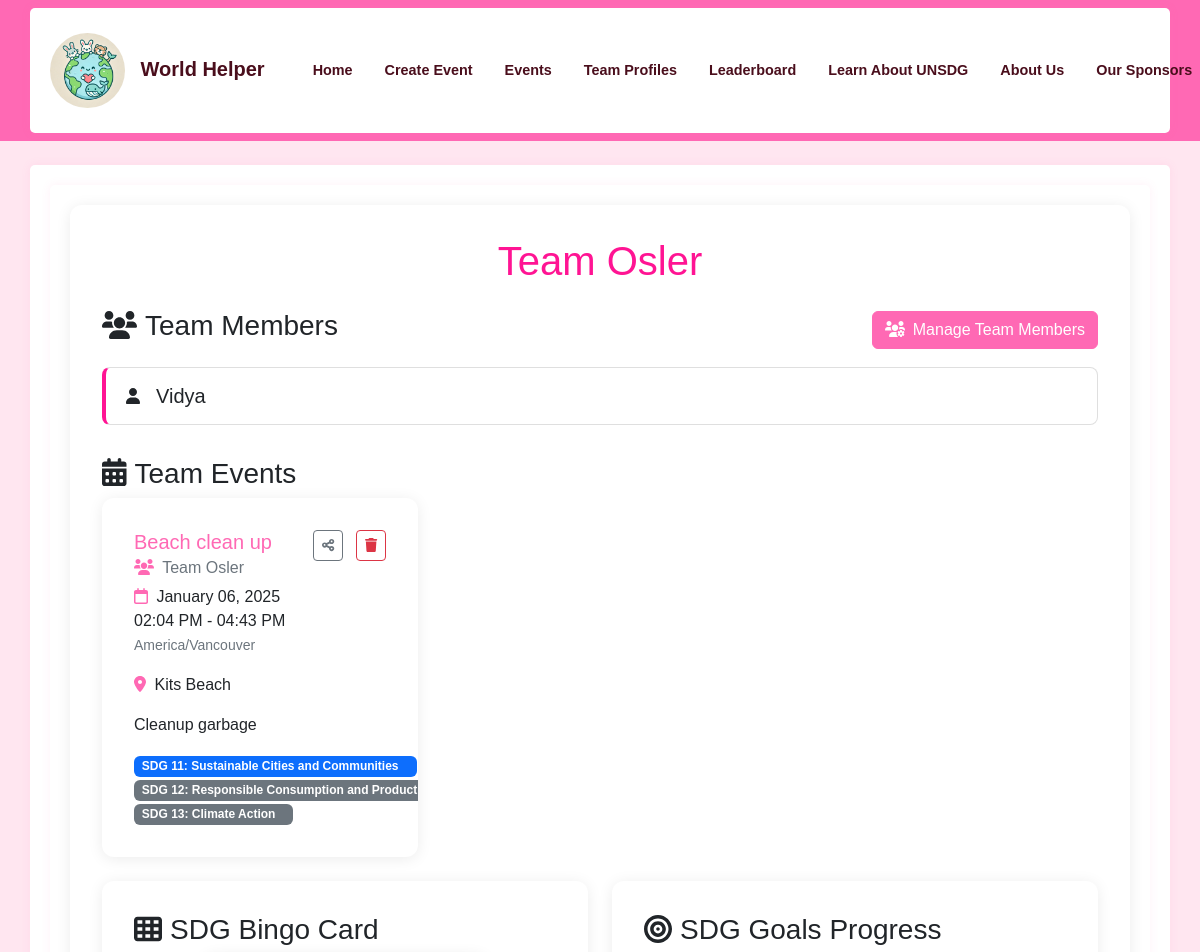
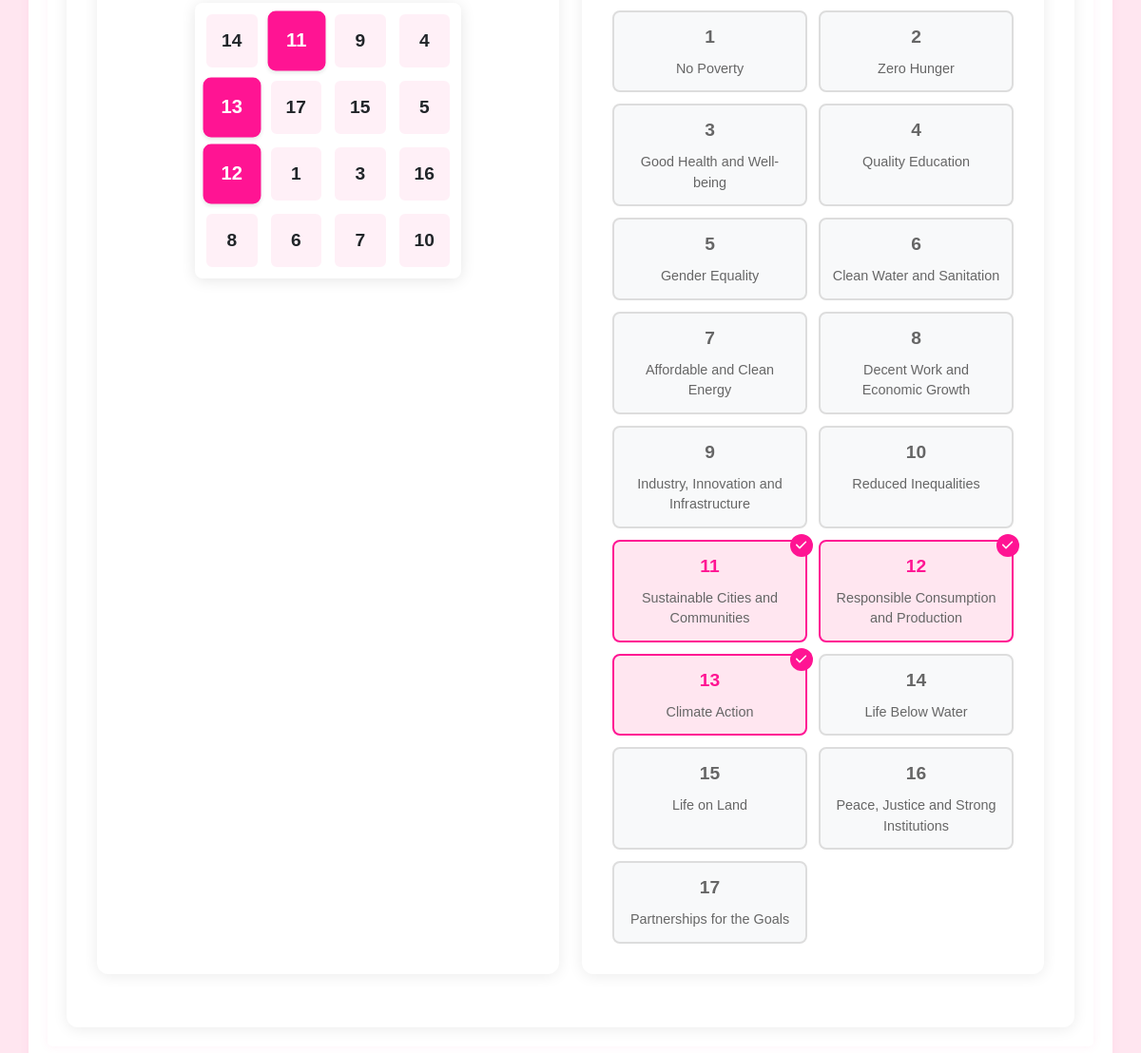
/team/1, run on the app's committed database (2 pictures, top to bottom).
### app/models.py (models this page shows, shortened)
class Team(db.Model):
    id = db.Column(db.Integer, primary_key=True)
    team_phrase = db.Column(db.String(100), nullable=False)
    name = db.Column(db.String(64), nullable=False)
    members = db.relationship('TeamMember', backref='team', lazy='dynamic',
                            cascade='all, delete-orphan')
    events = db.relationship('Event', backref='team', lazy='dynamic',
                           cascade='all, delete-orphan')
    bingo_card = db.relationship('BingoCard', backref='team', uselist=False,
                                cascade='all, delete-orphan')
    created_at = db.Column(db.DateTime, default=datetime.utcnow)

class TeamMember(db.Model):
    id = db.Column(db.Integer, primary_key=True)
    name = db.Column(db.String(64), nullable=False)
    team_id = db.Column(db.Integer, db.ForeignKey('team.id', ondelete='CASCADE'), nullable=False)
    is_captain = db.Column(db.Boolean, default=False)
    __table_args__ = (
        db.UniqueConstraint('team_id', 'name', name='unique_member_per_team'),
    )

class Event(db.Model):
    id = db.Column(db.Integer, primary_key=True)
    title = db.Column(db.String(100), nullable=False)
    description = db.Column(db.Text(1000))
    start_date = db.Column(db.DateTime, nullable=False)
    end_date = db.Column(db.DateTime, nullable=False)
    timezone = db.Column(db.String(50), nullable=False)
    location = db.Column(db.String(100))
    team_id = db.Column(db.Integer, db.ForeignKey('team.id', ondelete='CASCADE'), nullable=False)
    sdg_goals = db.Column(JSONType)
    created_at = db.Column(db.DateTime, default=datetime.utcnow)

### app/main/routes.py (the view)
@bp.route('/team/<int:team_id>')
def team(team_id):
    team = Team.query.get_or_404(team_id)
    events = team.events.order_by(Event.start_date.desc()).all()
    bingo_card = BingoCard.query.filter_by(team_id=team_id).first()
    team_sdg_goals = set()
    for event in events:
        if event.sdg_goals and 'goals' in event.sdg_goals:
            team_sdg_goals.update(event.sdg_goals['goals'])
    all_sdg_goals = [
        {
            'number': i,
            'description': SDG_DESCRIPTIONS[i],
            'achieved': i in team_sdg_goals
        } for i in range(1, 18)
    ]
    return render_template('team.html',
                         team=team,
                         events=events,
                         bingo_card=bingo_card,
                         sdg_descriptions=SDG_DESCRIPTIONS,
                         all_sdg_goals=all_sdg_goals)

### app/main/routes.py (called while the page is built)
@bp.context_processor
def utility_processor():
    return dict(SDG_DESCRIPTIONS=SDG_DESCRIPTIONS)

### app/models.py (called while the page is built)
    def process_result_value(self, value, dialect):
        if value is None:
            return None
        return json.loads(value)

### app/templates/team.html (shortened to what this page needs)
{% extends "base.html" %}
{% block content %}
<div class="container">
    <div class="card">
        <div class="card-body">
            <h1 class="card-title text-center mb-4">{{ team.name }}</h1>
            <div class="mb-4">
                <div class="d-flex justify-content-between align-items-center mb-3">
                    <h3><i class="fas fa-users me-2"></i>Team Members</h3>
                    <button class="btn btn-primary" data-bs-toggle="modal" data-bs-target="#teamManageModal">
                        <i class="fas fa-users-cog me-2"></i>Manage Team Members
                    </button>
                </div>
                <div class="list-group">
                    {% for member in team.members %}
                        {% if not member.is_captain %}
                        <div class="list-group-item">
                            <div class="d-flex align-items-center">
                                <i class="fas fa-user me-3"></i>
                                <div>
                                    <h5 class="mb-0">{{ member.name }}</h5>
                                </div>
                            </div>
                        </div>
                        {% endif %}
                    {% endfor %}
                </div>
            </div>
            <div class="mb-4">
                <h3><i class="fas fa-calendar-alt me-2"></i>Team Events</h3>
                {% if events %}
                <div class="row row-cols-1 row-cols-md-2 row-cols-lg-3 g-4">
                    {% for event in events %}
                    <div class="col">
                        <div class="card h-100">
                            <div class="card-body">
                                <div class="d-flex justify-content-between align-items-start">
                                    <h5 class="card-title" style="color: #FF69B4;">{{ event.title }}</h5>
                                    <div>
                                        <button class="btn btn-outline-secondary btn-sm me-2"
                                                onclick="copyEventDetails(this)"
                                                data-event-id="{{ event.id }}"
                                                title="Copy event details">
                                            <i class="fas fa-share-alt"></i>
                                        </button>
                                        <button class="btn btn-outline-danger btn-sm"
                                                onclick="showDeleteEventModal('{{ event.id }}', '{{ event.title }}')">
                                            <i class="fas fa-trash"></i>
                                        </button>
                                    </div>
                                </div>
                                <h6 class="card-subtitle mb-2 text-muted">
                                    <i class="fas fa-users me-1" style="color: #FF69B4;"></i>
                                    {{ event.team.name }}
                                </h6>
                                <p class="card-text">
                                    <i class="far fa-calendar me-1" style="color: #FF69B4;"></i>
                                    {% if event.start_date.date() == event.end_date.date() %}
                                        {{ event.start_date.strftime('%B %d, %Y') }}<br>
                                        {{ event.start_date.strftime('%I:%M %p') }} - {{ event.end_date.strftime('%I:%M %p') }}
                                    {% else %}
                                        {{ event.start_date.strftime('%B %d, %Y %I:%M %p') }} -<br>
                                        {{ event.end_date.strftime('%B %d, %Y %I:%M %p') }}
                                    {% endif %}
                                    <br>
                                    <small class="text-muted">{{ event.timezone }}</small>
                                </p>
                                {% if event.location %}
                                <p class="card-text">
                                    <i class="fas fa-map-marker-alt me-1" style="color: #FF69B4;"></i>
                                    {{ event.location }}
                                </p>
                                {% endif %}
                                {% if event.description %}
                                <p class="card-text">{{ event.description }}</p>
                                {% endif %}
                                {% if event.sdg_goals %}
                                <div class="mt-2">
                                    {% for goal in event.sdg_goals.goals %}
                                    <span class="badge {% if goal == event.sdg_goals.primary %}bg-primary{% else %}bg-secondary{% endif %} me-1">
                                        SDG {{ goal }}: {{ sdg_descriptions[goal] }}
                                    </span>
                                    {% endfor %}
                                </div>
                                {% endif %}
                            </div>
                        </div>
                    </div>
                    {% endfor %}
                </div>
                {% else %}
                <p class="text-muted">No events created yet.</p>
                {% endif %}
            </div>
            <div class="row mb-4">
                <div class="col-md-6">
                    <div class="card h-100">
                        <div class="card-body">
                            <h3><i class="fas fa-th me-2"></i>SDG Bingo Card</h3>
                            {% if bingo_card %}
                                <div class="bingo-grid">
                                    {% for row in bingo_card.card_numbers %}
                                        <div class="bingo-row">
                                            {% for number in row %}
                                                <div class="bingo-cell {% if number and number in bingo_card.marked_numbers %}marked{% endif %}">
                                                    {% if number %}
                                                        {{ number }}
                                                    {% endif %}
                                                </div>
                                            {% endfor %}
                                        </div>
                                    {% endfor %}
                                </div>
                            {% else %}
                                <p class="text-muted">No bingo card available.</p>
                            {% endif %}
                        </div>
                    </div>
                </div>
                <div class="col-md-6">
                    <div class="card h-100">
                        <div class="card-body">
                            <h3><i class="fas fa-bullseye me-2"></i>SDG Goals Progress</h3>
                            <div class="sdg-goals-grid">
                                {% for goal in all_sdg_goals %}
                                <div class="sdg-goal-card {% if goal.achieved %}achieved{% endif %}">
                                    <div class="sdg-goal-number">{{ goal.number }}</div>
                                    <div class="sdg-goal-description">{{ goal.description }}</div>
                                    {% if goal.achieved %}
                                    <div class="sdg-goal-badge">
                                        <i class="fas fa-check"></i>
                                    </div>
                                    {% endif %}
                                </div>
                                {% endfor %}
                            </div>
                        </div>
                    </div>
                </div>
            </div>
        </div>
    </div>
</div>
{% endblock %}

### app/static/css/custom.css (style rules this page uses)
:root { --pink-primary: #FF1493; --pink-secondary: #FF69B4; --pink-light: #FFE6F0; --pink-border: #FFCCE6; --pink-hover: #FF1493; --pink-dark: #4a0e1c; }
body { font-family: 'Arial', sans-serif; background-color: var(--pink-light); }
.container { background-color: #ffffff; border-radius: 5px; padding: 20px; box-shadow: 0 0 10px rgba(255, 105, 180, 0.1); }
h1, .world-helper-title { color: var(--pink-primary); margin-bottom: 20px; }
.btn-primary { background-color: var(--pink-secondary); border-color: var(--pink-secondary); }
.badge { position: relative; padding-right: 1.5em; }
.bingo-grid { display: flex; flex-direction: column; gap: 10px; max-width: 400px; margin: 0 auto; }
.bingo-row { display: flex; gap: 10px; justify-content: center; }
.bingo-cell { width: 70px; height: 70px; border: 2px solid #ddd; border-radius: 8px; display: flex; align-items: center; justify-content: center; position: relative; background: #f8f9fa; transition: all 0.3s ease; font-weight: bold; font-size: 1.1rem; }
.bingo-cell.marked { background: var(--pink-light); border-color: var(--pink-primary); color: var(--pink-primary); }
.sdg-goals-grid { display: grid; grid-template-columns: repeat(auto-fill, minmax(140px, 1fr)); gap: 0.75rem; margin-top: 1rem; }
.sdg-goal-card { position: relative; padding: 0.75rem; border: 2px solid #ddd; border-radius: 8px; background: #f8f9fa; transition: all 0.3s ease; display: flex; flex-direction: column; align-items: center; text-align: center; font-size: 0.9rem; }
.sdg-goal-card.achieved { border-color: var(--pink-primary); background: var(--pink-light); }
.sdg-goal-number { font-size: 1.2rem; font-weight: bold; color: #666; margin-bottom: 0.5rem; }
.sdg-goal-card.achieved .sdg-goal-number { color: var(--pink-primary); }
.sdg-goal-description { font-size: 0.9rem; color: #666; }
.sdg-goal-badge { position: absolute; top: -8px; right: -8px; background: var(--pink-primary); color: white; width: 24px; height: 24px; border-radius: 50%; display: flex; align-items: center; justify-content: center; font-size: 0.8rem; }
.bingo-cell { width: 60px; height: 60px; font-size: 1.2rem; font-weight: bold; border: 2px solid #ddd; border-radius: 8px; transition: all 0.3s ease; }
.bingo-cell.marked { background: var(--pink-light); border-color: var(--pink-primary); color: var(--pink-primary); transform: scale(1.05); box-shadow: 0 2px 4px rgba(0, 0, 0, 0.1); }
.list-group-item { padding: 1rem 1.25rem; border-left: 4px solid var(--pink-primary); margin-bottom: 0.5rem; border-radius: 8px !important; transition: all 0.3s ease; }
.card { border: 2px solid var(--pink-border); border-radius: 12px; box-shadow: 0 4px 6px rgba(0, 0, 0, 0.1); overflow: hidden; }
.card-body { padding: 2rem; }
.card { border: none; box-shadow: 0 2px 15px rgba(0,0,0,0.08); transition: transform 0.2s ease; }
.bingo-grid { max-width: 280px; margin: 0 auto; background: white; padding: 10px; border-radius: 8px; box-shadow: 0 2px 15px rgba(0,0,0,0.1); }
.bingo-cell { background: rgba(255,105,180,0.1); border: 2px solid white; transition: all 0.3s ease; }
.bingo-cell.marked { background: var(--pink-primary); color: white; }

### app/templates/team.html (style rules this page uses)
body { overflow-y: scroll !important; padding-right: 0 !important; }

### data on the page
Team: name "Team Osler"
TeamMember: name "Vidya"
Event: title "Beach clean up", team.name "Team Osler", start_date "January 06, 2025", start_date "02:04 PM", end_date "04:43 PM", timezone "America/Vancouver", location "Kits Beach", description "Cleanup garbage", goals "11" "12" "13", sdg_descriptions "Sustainable Cities and Communities" "Responsible Consumption and…" "Climate Action"

### other printed values
{{ number }} "14" "11" "9" "4" "13" "17" "15" "5" "12" "1" "3" "16" "8" "6" "7" "10"
{{ goal.number }} "1" "2" "3" "4" "5" "6" "7" "8" "9" "10" "11" "12" "13" "14" "15" "16" "17"
{{ goal.description }} "No Poverty" "Zero Hunger" "Good Health and Well-being" "Quality Education" "Gender Equality" "Clean Water and Sanitation" "Affordable and Clean Energy" "Decent Work and Economic Growth" "Industry, Innovation and Infrastructure" "Reduced Inequalities" "Sustainable Cities and Communities" "Responsible Consumption and Production" "Climate Action" "Life Below Water" "Life on Land" "Peace, Justice and Strong Institutions" "Partnerships for the Goals"
